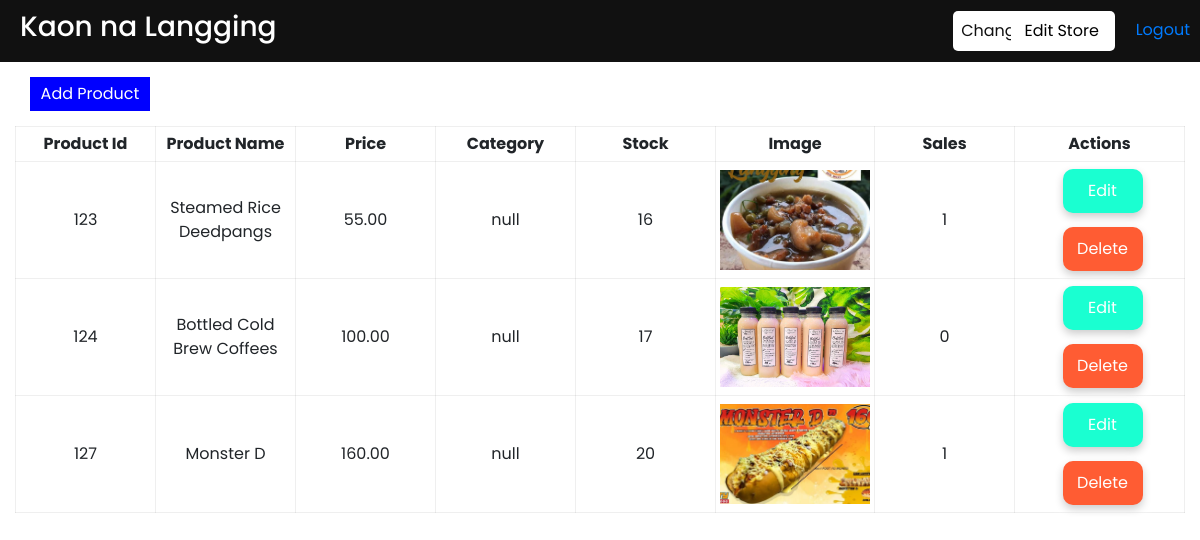
Screenshot of /admin.php (signed in) with the database file from the repository.
### tables this page shows
CREATE TABLE `product` (
  `p_id` int(255) NOT NULL,
  `p_name` varchar(255) NOT NULL,
  `price` decimal(10,2) NOT NULL,
  `category` varchar(50) NOT NULL,
  `stock` int(255) NOT NULL,
  `image` varchar(255) NOT NULL,
  `sale` int(255) DEFAULT NULL,
  `store_name` varchar(100) NOT NULL
);

### admin.php (the view, shortened to what this page needs)
<?php
   require('./dbconnection.php');
        $id=$_SESSION['id'];
        $query = "SELECT * FROM login where id='$id'";
        $query_run = mysqli_query($connection, $query);
        $row=mysqli_fetch_array($query_run);
?>
<!DOCTYPE html>
<html>
<head>
  <link rel="stylesheet" href="bootstrap/bootstrap.css" >
</head>
<body>
<header>
  <div class="header-container">
    <div class="header-1">
       <h3 style="color:#ffff;position: relative;left: 10px"><?php echo $row['store_name'] ?></h3>
    </div>
    <div class="head">
         <button type="button" data-toggle='modal' data-target="#editPassword">Change Password</button>
    </div>
    <div class="header-2">
        <button type="button" class="btn btn-edit-store" data-toggle="modal" data-target="#editStore">
          Edit Store
      </button>
       <a href="logout.php">Logout</a>
     </div>
</div>
</header>
<main>
<button type="button" class="btns" data-toggle="modal" data-target="#exampleModal">
  Add Product
</button>
<div class="container-fluid">
            <?php
               $stores=$_SESSION['store'];
               $query = "SELECT * FROM product where store_name='$stores'";
               $query_run = mysqli_query($connection, $query);
               $location='store_img/';
            ?>
                <table cellspacing="0">
                    <thead>
                        <tr>
                            <th>Product Id</th>
                            <th>Product Name </th>
                            <th>Price </th>
                            <th>Category </th>
                            <th>Stock</th>
                            <th>Image</th>
                            <th>Sales</th>
                            <th>Actions</th>
                        </tr>
                    </thead>
                    <tbody>
                        <?php
                        if(mysqli_num_rows($query_run) > 0)
                        {
                            while($row = mysqli_fetch_assoc($query_run))
                            {
                        ?>
                            <tr>
                                <td class="column"><?php  echo $row['p_id']; ?></td>
                                <td class="column"><?php  echo $row['p_name']; ?></td>
                                <td class="column"><?php  echo $row['price']; ?></td>
                                <td class="column"><?php  echo $row['category']; ?></td>
                                <td class="column"><?php  echo $row['stock']; ?></td>
                                <td style="padding: 4px" class="img"><img src=<?php echo $location.$row["image"];?>></td>
                                <td class="column"><?php  echo $row['sale']; ?></td>
                                <td class="btn">
                                   <a style="background-color: #1affd1;width: 80px;"href="product_update_process.php?p_id=<?php echo $row["p_id"]; ?>">Edit</a>
                                </td>
                                <td class="btn">
                                    <a style="background-color: #ff5c33;width: 80px" href="product_delete_process.php?p_id=<?php echo $row["p_id"]; ?>">Delete</a>
                                </td>
                            </tr>
                        <?php
                            }
                        }
                        else {
                            echo "No Record Found";
                        }
                        ?>
                    </tbody>
                </table>
            </div>
</main>
</body>
</html>

### admin.php (style rules this page uses)
* { padding: 0px; margin:0px; box-sizing: border-box; }
body { font-family: 'Poppins', sans-serif; }
td { text-align: center; }
img { width: 150px;height: 100px; object-fit: cover; }
.btn { width: 100px; }
.img { width: 130px; }
.column { width: 140px; }
.btn a { text-decoration: none;color: #ffff; padding: 10px;border-radius: 10px;display: inline-block;width: 50px; box-shadow: 0 4px 8px 0 rgba(0, 0, 0, 0.2), 0 6px 20px 0 }
main { position: relative; top: 30px; }
.header-container { display: flex; justify-content: space-between; align-items: center; background-color: #111; padding: 10px; }
.header-1 { margin-right: 70px; }
.btns { background-color: red; width: 120px; position: relative; top: -15px; left: 30px; border: none; padding: 5px; color: #fff; background-color: blue; }
table { width: 100%; }
th,tr,td { text-align: center; border: 1px solid #1111; padding: 5px; }
.btn-edit-store { position: relative; left: -20px; background-color: #ffff; }
.head button { border: none; padding: 8px; border-radius: 5px; color: #111; background-color:#ffff; position: relative; left:350px; cursor: pointer; }

### rows the page displays
product: p_id "123", p_name "Steamed Rice Deedpangs", price "55.00", category "null", stock "16", image (picture), sale "1"
product: p_id "124", p_name "Bottled Cold Brew Coffees", price "100.00", category "null", stock "17", image (picture), sale "0"
product: p_id "127", p_name "Monster D", price "160.00", category "null", stock "20", image (picture), sale "1"

### other values shown
$row['store_name'] "Kaon na Langging"
